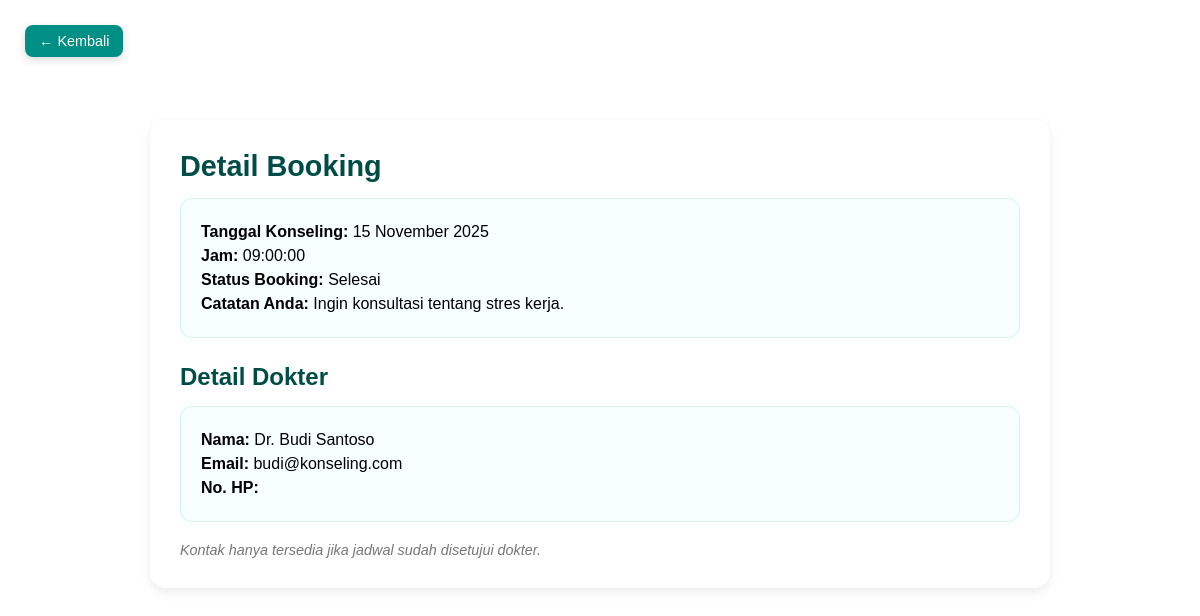
Screenshot of /detail_booking.php?booking_id=2 with the database file from the repository.
### tables this page shows
CREATE TABLE `booking` (
  `booking_id` int(11) NOT NULL,
  `pasien_id` int(11) DEFAULT NULL,
  `dokter_id` int(11) DEFAULT NULL,
  `jadwal_id` int(11) DEFAULT NULL,
  `status` enum('menunggu','disetujui','selesai','dibatalkan') DEFAULT NULL,
  `catatan` text DEFAULT NULL
);

CREATE TABLE `jadwal_dokter` (
  `jadwal_id` int(11) NOT NULL,
  `dokter_id` int(11) DEFAULT NULL,
  `tanggal` date DEFAULT NULL,
  `jam` time DEFAULT NULL,
  `status` enum('tersedia','penuh') DEFAULT 'tersedia'
);

CREATE TABLE `users` (
  `user_id` int(11) NOT NULL,
  `nama` varchar(100) DEFAULT NULL,
  `email` varchar(100) DEFAULT NULL,
  `password` varchar(255) DEFAULT NULL,
  `role` enum('dokter','pasien') DEFAULT NULL,
  `no_hp` varchar(20) DEFAULT '-',
  `alamat` text DEFAULT NULL,
  `foto` varchar(255) DEFAULT 'default.png'
);

### detail_booking.php (the view, shortened to what this page needs)
<?php
include 'connection.php';
$booking_id = intval($_GET['booking_id']);
$sql = "
    SELECT b.booking_id, b.status AS status_booking, b.catatan,
           j.tanggal, j.jam,
           u.user_id AS dokter_id, u.nama AS nama_dokter,
           u.email, u.no_hp
    FROM booking b
    JOIN jadwal_dokter j ON b.jadwal_id = j.jadwal_id
    JOIN users u ON j.dokter_id = u.user_id
    WHERE b.booking_id = '$booking_id'
";
$result = mysqli_query($conn, $sql);
$book = mysqli_fetch_assoc($result);
$status = $book['status_booking'];
?>
<!DOCTYPE html>
<html lang="id">
<head>
    <link rel="stylesheet" href="asset/css/style.css">
</head>
<body>
    <a href="daftar_jadwal.php" class="back-btn">
        &#8592; Kembali
    </a>
    <div class="detail-container">
        <h2 class="detail-title">Detail Booking</h2>
        <div class="detail-section">
            <p><strong>Tanggal Konseling:</strong> <?= date('d F Y', strtotime($book['tanggal'])) ?></p>
            <p><strong>Jam:</strong> <?= $book['jam'] ?></p>
            <p><strong>Status Booking:</strong> <?= ucfirst($book['status_booking']) ?></p>
            <p><strong>Catatan Anda:</strong> <?= $book['catatan'] ?></p>
        </div>
        <h3 class="detail-title" style="font-size:1.5rem;margin-top:25px;">Detail Dokter</h3>
        <div class="detail-section">
            <p><strong>Nama:</strong> <?= $book['nama_dokter'] ?></p>
            <p><strong>Email:</strong> <?= $book['email'] ?></p>
            <p><strong>No. HP:</strong> <?= $book['no_hp'] ?></p>
        </div>
        <?php if ($status == 'disetujui'): ?>
            <h3 class="detail-title" style="font-size:1.5rem;margin-top:25px;">Konsultasi</h3>
            <a class="btn-green"
                href="https://wa.me/<?= $book['no_hp'] ?>?text=Halo%20Dokter%20<?= urlencode($book['nama_dokter']) ?>..."
                target="_blank">
                Chat WhatsApp
            </a>
            <!-- <a class="btn-blue"
                href="mailto:<?= $book['email'] ?>?subject=Konsultasi%20Konseling">
                Kirim Email
            </a> -->
        <?php else: ?>
            <p class="info-note">Kontak hanya tersedia jika jadwal sudah disetujui dokter.</p>
        <?php endif; ?>
    </div>
</body>
</html>

### asset/css/style.css (style rules this page uses)
* { margin: 0; padding: 0; box-sizing: border-box; font-family: "Poppins", sans-serif; }
html { scroll-behavior: smooth; }
.detail-container { max-width: 900px; margin: 120px auto 50px; padding: 30px; background: #ffffff; border-radius: 16px; box-shadow: 0 4px 12px rgba(0, 0, 0, 0.08); }
.detail-title { font-size: 1.8rem; font-weight: 600; color: #004d47; margin-bottom: 15px; }
.detail-section { background: #f7fffe; padding: 18px 20px; border-radius: 12px; border: 1px solid #d8f1ed; margin-bottom: 20px; }
.detail-section p { margin: 6px 0; font-size: 1rem; }
.info-note { font-size: 0.9rem; color: #777; font-style: italic; }
.back-btn { position: absolute; top: 25px; left: 25px; background: #008f85; color: white; padding: 8px 14px; border-radius: 8px; text-decoration: none; font-size: 0.9rem; transition: 0.3s; box-shadow: 0 3px 8px rgba(0, 0, 0, 0.15); }

### rows the page displays
booking: jadwal.tanggal "15 November 2025", jadwal.jam "09:00:00", status "Selesai", catatan "Ingin konsultasi tentang stres kerja.", dokter.nama "Dr. Budi Santoso", dokter.email "budi@konseling.com"
